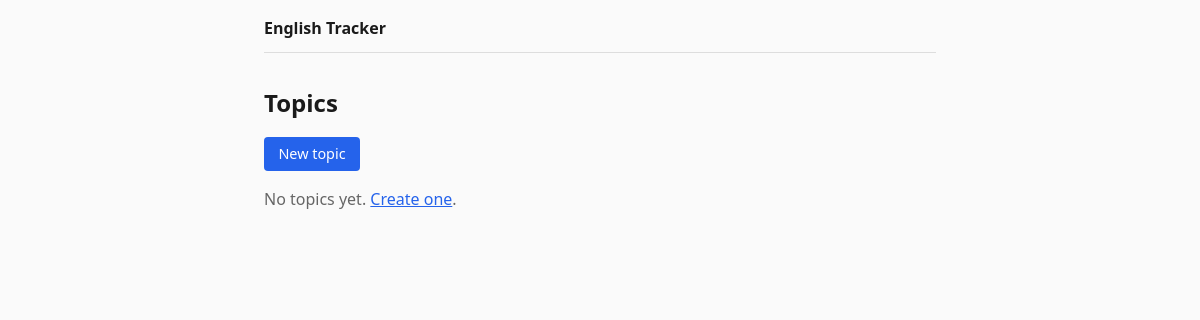
/topics, run on an earlier commit of the app's database.
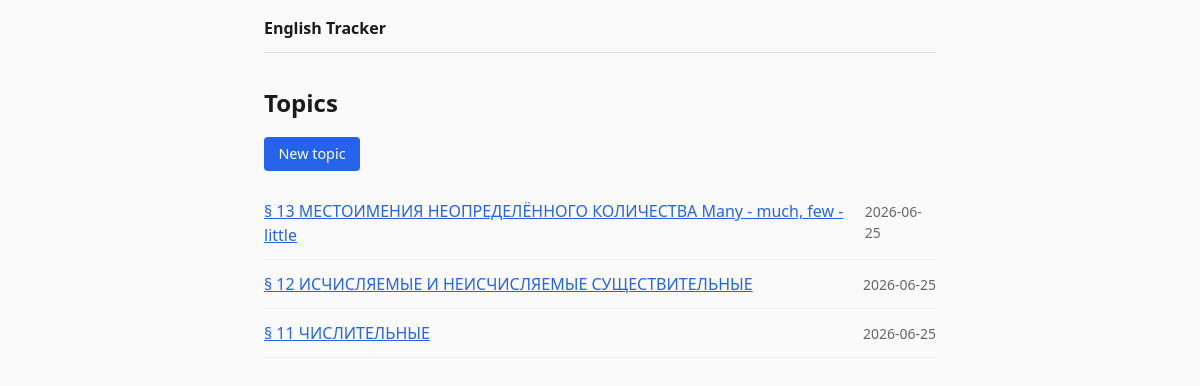
And on a later commit of the database.
### app/models.py (models this page shows)
class Topic(Base):
    __tablename__ = "topics"
    id = Column(Integer, primary_key=True, autoincrement=True)
    title = Column(String, nullable=False)
    theory = Column(Text)
    prompt = Column(Text)
    created_at = Column(DateTime)

### app/routes/topics.py (the view)
@router.get("/topics", response_class=HTMLResponse)
def list_topics(request: Request, db: Session = Depends(get_db)):
    topics = topic_service.list_topics(db)
    return templates.TemplateResponse(
        request,
        "topics/list.html",
        {"topics": topics},
    )

### app/templates/topics/list.html (shortened to what this page needs)
{% extends "base.html" %}
{% block content %}
<h1>Topics</h1>
<p><a href="/topics/new" class="btn">New topic</a></p>
{% if topics %}
<ul class="topic-list">
    {% for topic in topics %}
    <li>
        <a href="/topics/{{ topic.id }}">{{ topic.title }}</a>
        {% if topic.created_at %}
        <span class="meta">{{ topic.created_at.strftime("%Y-%m-%d") }}</span>
        {% endif %}
    </li>
    {% endfor %}
</ul>
{% else %}
<p class="empty">No topics yet. <a href="/topics/new">Create one</a>.</p>
{% endif %}
{% endblock %}

### app/templates/base.html (shortened to what this page needs)
<!DOCTYPE html>
<html lang="en">
<head>
    <link rel="stylesheet" href="/static/css/style.css">
</head>
<body>
    <header>
        <nav>
            <a href="/topics" class="logo">English Tracker</a>
        </nav>
    </header>
    <main>
        {% block content %}{% endblock %}
    </main>
</body>
</html>

### app/static/css/style.css (style rules this page uses)
* { box-sizing: border-box; }
body { font-family: system-ui, sans-serif; line-height: 1.5; max-width: 720px; margin: 0 auto; padding: 1rem 1.5rem; color: #1a1a1a; background: #fafafa; }
header { margin-bottom: 2rem; border-bottom: 1px solid #ddd; padding-bottom: 0.75rem; }
.logo { font-weight: 600; text-decoration: none; color: #1a1a1a; }
h1 { font-size: 1.5rem; margin-top: 0; }
a { color: #2563eb; }
.meta { color: #666; font-size: 0.875rem; }
.btn, .btn-secondary { display: inline-block; padding: 0.4rem 0.9rem; border-radius: 4px; text-decoration: none; font-size: 0.9rem; border: none; cursor: pointer; }
.btn { background: #2563eb; color: #fff; }
.topic-list { list-style: none; padding: 0; }
.topic-list li { padding: 0.75rem 0; border-bottom: 1px solid #eee; display: flex; justify-content: space-between; align-items: baseline; }

What changed in the data, as far as the page shows it:
added Topic: title "§ 13 МЕСТОИМЕНИЯ НЕОПРЕДЕЛЁННОГО КОЛИЧЕСТВА Many - much, few - little", created_at "2026-06-25"
added Topic: title "§ 12 ИСЧИСЛЯЕМЫЕ И НЕИСЧИСЛЯЕМЫЕ СУЩЕСТВИТЕЛЬНЫЕ", created_at "2026-06-25"
added Topic: title "§ 11 ЧИСЛИТЕЛЬНЫЕ", created_at "2026-06-25"
Also different on the page:
text no longer shown: "No topics yet. Create one ."
